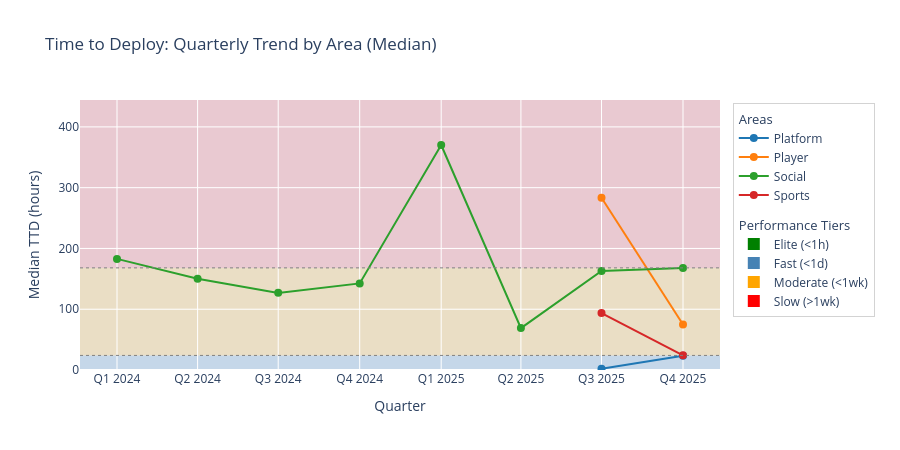

Write notebook code for a chart like this one.
### Markdown cell above
### TTD by Area

How does deployment speed vary across areas?

### Code cell
# TTD Quarterly Trend by Area
queries = []
for area, filter_clause in AREA_FILTERS.items():
    queries.append(f"""
        SELECT 
            '{area}' as area,
            DATE_TRUNC('quarter', deployed_at)::DATE as quarter,
            COUNT(*) as deployments,
            ROUND(MEDIAN(time_to_deploy_seconds) / 3600.0, 1) as median_ttd_hours
        FROM RAW_MISC.SWARMIA_DEPLOYMENTS 
        WHERE {filter_clause}
            AND time_to_deploy_seconds IS NOT NULL
            AND deployed_at >= '2024-01-01'
            AND DATE_TRUNC('quarter', deployed_at) < DATE_TRUNC('quarter', CURRENT_DATE)
        GROUP BY 1, 2
        HAVING COUNT(*) >= 10  -- Only quarters with meaningful data per area
    """)

df_ttd_quarterly_area = run_query(" UNION ALL ".join(queries) + " ORDER BY area, quarter")
df_ttd_quarterly_area['median_ttd_hours'] = df_ttd_quarterly_area['median_ttd_hours'].astype(float)
df_ttd_quarterly_area['quarter'] = pd.to_datetime(df_ttd_quarterly_area['quarter'])

# Calculate max for y-axis
max_y = max(df_ttd_quarterly_area['median_ttd_hours'].max() * 1.2, 200)

# Create line chart
fig = go.Figure()

# Add shaded benchmark regions
fig.add_shape(type="rect", x0=0, x1=1, y0=0, y1=1, xref="paper", yref="y",
              fillcolor="green", opacity=0.2, layer="below", line_width=0)
fig.add_shape(type="rect", x0=0, x1=1, y0=1, y1=24, xref="paper", yref="y",
              fillcolor="steelblue", opacity=0.2, layer="below", line_width=0)
fig.add_shape(type="rect", x0=0, x1=1, y0=24, y1=168, xref="paper", yref="y",
              fillcolor="orange", opacity=0.2, layer="below", line_width=0)
if max_y > 168:
    fig.add_shape(type="rect", x0=0, x1=1, y0=168, y1=max_y, xref="paper", yref="y",
                  fillcolor="red", opacity=0.15, layer="below", line_width=0)

# Add benchmark lines
fig.add_hline(y=24, line_dash="dot", line_color="gray", line_width=1)
fig.add_hline(y=168, line_dash="dot", line_color="gray", line_width=1)

# Color palette for areas
area_colors = {'Platform': '#1f77b4', 'Player': '#ff7f0e', 'Social': '#2ca02c', 'Sports': '#d62728'}

# Add line per area
for area in df_ttd_quarterly_area['area'].unique():
    area_data = df_ttd_quarterly_area[df_ttd_quarterly_area['area'] == area]
    fig.add_trace(go.Scatter(
        x=area_data['quarter'],
        y=area_data['median_ttd_hours'],
        mode='lines+markers',
        line=dict(width=2, color=area_colors.get(area, 'gray')),
        marker=dict(size=8),
        name=area,
        legendgroup='areas', legendgrouptitle_text='Areas'
    ))

# Add invisible traces for tier legend
for tier, color, label in [
    ('Elite', 'green', 'Elite (<1h)'),
    ('Fast', 'steelblue', 'Fast (<1d)'),
    ('Moderate', 'orange', 'Moderate (<1wk)'),
    ('Slow', 'red', 'Slow (>1wk)')
]:
    fig.add_trace(go.Scatter(
        x=[None], y=[None], mode='markers',
        marker=dict(size=12, color=color, symbol='square'),
        name=label, legendgroup='tiers', legendgrouptitle_text='Performance Tiers'
    ))

fig.update_layout(
    title='Time to Deploy: Quarterly Trend by Area (Median)',
    xaxis_title='Quarter',
    yaxis_title='Median TTD (hours)',
    yaxis_range=[0, max_y],
    xaxis=dict(tickformat='Q%q %Y', dtick='M3'),
    height=450,
    legend=dict(
        yanchor="top", y=0.99, xanchor="left", x=1.02,
        bgcolor="rgba(255,255,255,0.8)",
        bordercolor="lightgray", borderwidth=1
    ),
    margin=dict(r=180)
)
fig.show()

# Show latest quarter summary by area
latest_q = df_ttd_quarterly_area['quarter'].max()
latest_data = df_ttd_quarterly_area[df_ttd_quarterly_area['quarter'] == latest_q].sort_values('median_ttd_hours')
print(f"\nLatest quarter ({latest_q.strftime('%Y Q%q')}) by area:")
for _, row in latest_data.iterrows():
    tier = 'Elite' if row['median_ttd_hours'] < 1 else 'Fast' if row['median_ttd_hours'] < 24 else 'Moderate' if row['median_ttd_hours'] < 168 else 'Slow'
    print(f"  {row['area']:<10} {row['median_ttd_hours']:>6.1f}h  ({tier})")

### Figure 1 — Plotly figure (JSON) as saved in the notebook; plotly's stock layout.template omitted (floating-point values rounded to 4 significant figures)
{"data": [{"legendgroup": "areas", "legendgrouptitle": {"text": "Areas"}, "line": {"color": "#1f77b4", "width": 2}, "marker": {"size": 8}, "mode": "lines+markers", "name": "Platform", "type": "scatter", "x": ["2025-07-01T00:00:00.000000000", "2025-10-01T00:00:00.000000000"], "y": [2.1, 23.6]}, {"legendgroup": "areas", "legendgrouptitle": {"text": "Areas"}, "line": {"color": "#ff7f0e", "width": 2}, "marker": {"size": 8}, "mode": "lines+markers", "name": "Player", "type": "scatter", "x": ["2025-07-01T00:00:00.000000000", "2025-10-01T00:00:00.000000000"], "y": [283.5, 75.0]}, {"legendgroup": "areas", "legendgrouptitle": {"text": "Areas"}, "line": {"color": "#2ca02c", "width": 2}, "marker": {"size": 8}, "mode": "lines+markers", "name": "Social", "type": "scatter", "x": ["2024-01-01T00:00:00.000000000", "2024-04-01T00:00:00.000000000", "2024-07-01T00:00:00.000000000", "2024-10-01T00:00:00.000000000", "2025-01-01T00:00:00.000000000", "2025-04-01T00:00:00.000000000", "2025-07-01T00:00:00.000000000", "2025-10-01T00:00:00.000000000"], "y": [182.8, 150.2, 126.9, 142.5, 370.2, 68.9, 163.0, 167.7]}, {"legendgroup": "areas", "legendgrouptitle": {"text": "Areas"}, "line": {"color": "#d62728", "width": 2}, "marker": {"size": 8}, "mode": "lines+markers", "name": "Sports", "type": "scatter", "x": ["2025-07-01T00:00:00.000000000", "2025-10-01T00:00:00.000000000"], "y": [93.6, 24.1]}, {"legendgroup": "tiers", "legendgrouptitle": {"text": "Performance Tiers"}, "marker": {"color": "green", "size": 12, "symbol": "square"}, "mode": "markers", "name": "Elite (<1h)", "type": "scatter", "x": [null], "y": [null]}, {"legendgroup": "tiers", "legendgrouptitle": {"text": "Performance Tiers"}, "marker": {"color": "steelblue", "size": 12, "symbol": "square"}, "mode": "markers", "name": "Fast (<1d)", "type": "scatter", "x": [null], "y": [null]}, {"legendgroup": "tiers", "legendgrouptitle": {"text": "Performance Tiers"}, "marker": {"color": "orange", "size": 12, "symbol": "square"}, "mode": "markers", "name": "Moderate (<1wk)", "type": "scatter", "x": [null], "y": [null]}, {"legendgroup": "tiers", "legendgrouptitle": {"text": "Performance Tiers"}, "marker": {"color": "red", "size": 12, "symbol": "square"}, "mode": "markers", "name": "Slow (>1wk)", "type": "scatter", "x": [null], "y": [null]}], "layout": {"height": 450, "legend": {"bgcolor": "rgba(255,255,255,0.8)", "bordercolor": "lightgray", "borderwidth": 1, "x": 1.02, "xanchor": "left", "y": 0.99, "yanchor": "top"}, "margin": {"r": 180}, "shapes": [{"fillcolor": "green", "layer": "below", "line": {"width": 0}, "opacity": 0.2, "type": "rect", "x0": 0, "x1": 1, "xref": "paper", "y0": 0, "y1": 1, "yref": "y"}, {"fillcolor": "steelblue", "layer": "below", "line": {"width": 0}, "opacity": 0.2, "type": "rect", "x0": 0, "x1": 1, "xref": "paper", "y0": 1, "y1": 24, "yref": "y"}, {"fillcolor": "orange", "layer": "below", "line": {"width": 0}, "opacity": 0.2, "type": "rect", "x0": 0, "x1": 1, "xref": "paper", "y0": 24, "y1": 168, "yref": "y"}, {"fillcolor": "red", "layer": "below", "line": {"width": 0}, "opacity": 0.15, "type": "rect", "x0": 0, "x1": 1, "xref": "paper", "y0": 168, "y1": 444.2, "yref": "y"}, {"line": {"color": "gray", "dash": "dot", "width": 1}, "type": "line", "x0": 0, "x1": 1, "xref": "x domain", "y0": 24, "y1": 24, "yref": "y"}, {"line": {"color": "gray", "dash": "dot", "width": 1}, "type": "line", "x0": 0, "x1": 1, "xref": "x domain", "y0": 168, "y1": 168, "yref": "y"}], "title": {"text": "Time to Deploy: Quarterly Trend by Area (Median)"}, "xaxis": {"dtick": "M3", "tickformat": "Q%q %Y", "title": {"text": "Quarter"}}, "yaxis": {"range": [0, 444.2], "title": {"text": "Median TTD (hours)"}}}}
